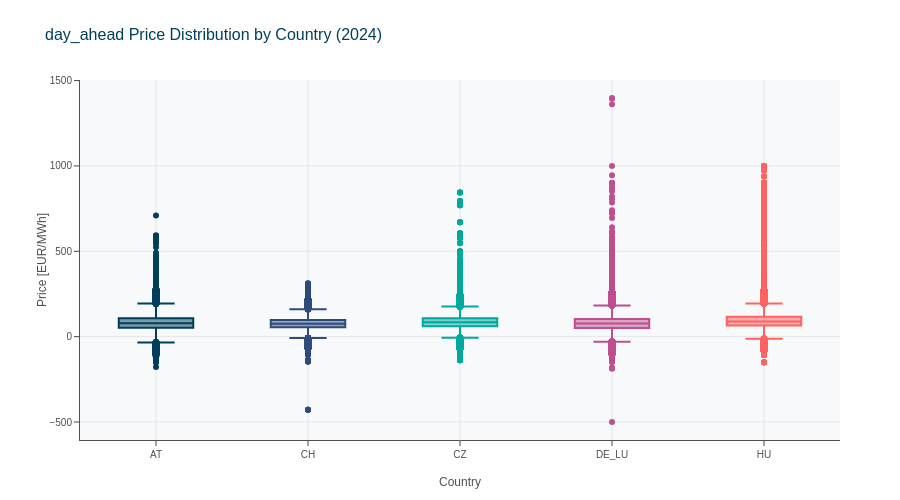

Source (notebook cell):
### Code cell
# Plot day-ahead price distribution across all countries
table_name = 'day_ahead'
fig = plot_market_distribution(tables[table_name], table_name)
fig.update_layout(height=500, title=f'{table_name} Price Distribution by Country (2024)')
fig.show()

### Figure 1 — Plotly figure (JSON) as saved in the notebook; plotly's stock layout.template omitted (floating-point values rounded to 4 significant figures; data arrays with more than 128 entries replaced by an {"elided": "..."} marker saying what was removed)
{"data": [{"alignmentgroup": "True", "boxpoints": "suspectedoutliers", "hovertemplate": "country=%{x}<br>price=%{y}<extra></extra>", "legendgroup": "AT", "marker": {"color": "#003f5c"}, "name": "AT", "notched": false, "offsetgroup": "AT", "orientation": "v", "showlegend": true, "type": "box", "x": {"elided": "35136 str values"}, "x0": " ", "xaxis": "x", "y": {"elided": "35136 float values"}, "y0": " ", "yaxis": "y"}, {"alignmentgroup": "True", "boxpoints": "suspectedoutliers", "hovertemplate": "country=%{x}<br>price=%{y}<extra></extra>", "legendgroup": "CH", "marker": {"color": "#2f4b7c"}, "name": "CH", "notched": false, "offsetgroup": "CH", "orientation": "v", "showlegend": true, "type": "box", "x": {"elided": "35136 str values"}, "x0": " ", "xaxis": "x", "y": {"elided": "35136 float values"}, "y0": " ", "yaxis": "y"}, {"alignmentgroup": "True", "boxpoints": "suspectedoutliers", "hovertemplate": "country=%{x}<br>price=%{y}<extra></extra>", "legendgroup": "CZ", "marker": {"color": "#00a99d"}, "name": "CZ", "notched": false, "offsetgroup": "CZ", "orientation": "v", "showlegend": true, "type": "box", "x": {"elided": "35136 str values"}, "x0": " ", "xaxis": "x", "y": {"elided": "35136 float values"}, "y0": " ", "yaxis": "y"}, {"alignmentgroup": "True", "boxpoints": "suspectedoutliers", "hovertemplate": "country=%{x}<br>price=%{y}<extra></extra>", "legendgroup": "DE_LU", "marker": {"color": "#bc5090"}, "name": "DE_LU", "notched": false, "offsetgroup": "DE_LU", "orientation": "v", "showlegend": true, "type": "box", "x": {"elided": "35136 str values"}, "x0": " ", "xaxis": "x", "y": {"elided": "35136 float values"}, "y0": " ", "yaxis": "y"}, {"alignmentgroup": "True", "boxpoints": "suspectedoutliers", "hovertemplate": "country=%{x}<br>price=%{y}<extra></extra>", "legendgroup": "HU", "marker": {"color": "#ff6361"}, "name": "HU", "notched": false, "offsetgroup": "HU", "orientation": "v", "showlegend": true, "type": "box", "x": {"elided": "35136 str values"}, "x0": " ", "xaxis": "x", "y": {"elided": "35136 float values"}, "y0": " ", "yaxis": "y"}], "layout": {"boxmode": "overlay", "height": 500, "legend": {"title": {"text": "country"}, "tracegroupgap": 0}, "showlegend": false, "title": {"text": "day_ahead Price Distribution by Country (2024)"}, "xaxis": {"anchor": "y", "categoryarray": ["AT", "CH", "CZ", "DE_LU", "HU"], "categoryorder": "array", "domain": [0, 1], "title": {"text": "Country"}}, "yaxis": {"anchor": "x", "domain": [0, 1], "title": {"text": "Price [EUR/MWh]"}}}}
